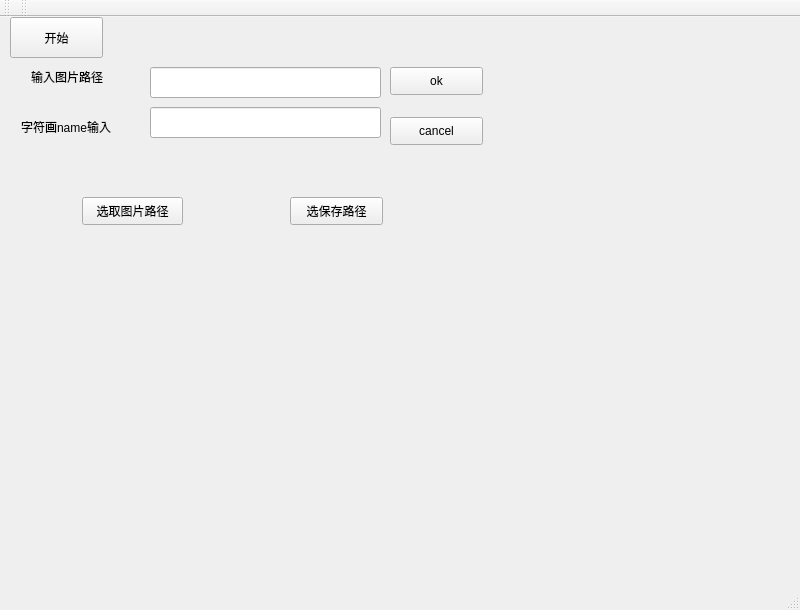
<?xml version="1.0" encoding="UTF-8"?>
<ui version="4.0">
 <class>hello</class>
 <widget class="QMainWindow" name="hello">
  <property name="geometry">
   <rect>
    <x>0</x>
    <y>0</y>
    <width>800</width>
    <height>610</height>
   </rect>
  </property>
  <property name="mouseTracking">
   <bool>false</bool>
  </property>
  <property name="windowTitle">
   <string>你好啊</string>
  </property>
  <widget class="QWidget" name="centralwidget">
   <widget class="QPushButton" name="pushButton">
    <property name="geometry">
     <rect>
      <x>10</x>
      <y>0</y>
      <width>93</width>
      <height>41</height>
     </rect>
    </property>
    <property name="text">
     <string>开始</string>
    </property>
   </widget>
   <widget class="QPushButton" name="pushButton_2">
    <property name="geometry">
     <rect>
      <x>390</x>
      <y>100</y>
      <width>93</width>
      <height>28</height>
     </rect>
    </property>
    <property name="text">
     <string>cancel</string>
    </property>
   </widget>
   <widget class="QLabel" name="label">
    <property name="geometry">
     <rect>
      <x>31</x>
      <y>50</y>
      <width>101</width>
      <height>20</height>
     </rect>
    </property>
    <property name="text">
     <string>输入图片路径</string>
    </property>
   </widget>
   <widget class="QLabel" name="label_2">
    <property name="geometry">
     <rect>
      <x>21</x>
      <y>100</y>
      <width>111</width>
      <height>20</height>
     </rect>
    </property>
    <property name="text">
     <string>字符画name输入</string>
    </property>
   </widget>
   <widget class="QPushButton" name="pushButton_3">
    <property name="geometry">
     <rect>
      <x>390</x>
      <y>50</y>
      <width>93</width>
      <height>28</height>
     </rect>
    </property>
    <property name="text">
     <string>ok</string>
    </property>
   </widget>
   <widget class="QLineEdit" name="strnameinp">
    <property name="geometry">
     <rect>
      <x>150</x>
      <y>90</y>
      <width>231</width>
      <height>31</height>
     </rect>
    </property>
   </widget>
   <widget class="QLineEdit" name="lineEdit">
    <property name="geometry">
     <rect>
      <x>150</x>
      <y>50</y>
      <width>231</width>
      <height>31</height>
     </rect>
    </property>
   </widget>
   <widget class="QPushButton" name="pushButton_4">
    <property name="geometry">
     <rect>
      <x>82</x>
      <y>180</y>
      <width>101</width>
      <height>28</height>
     </rect>
    </property>
    <property name="text">
     <string>选取图片路径</string>
    </property>
   </widget>
   <widget class="QPushButton" name="pushButton_5">
    <property name="geometry">
     <rect>
      <x>290</x>
      <y>180</y>
      <width>93</width>
      <height>28</height>
     </rect>
    </property>
    <property name="text">
     <string>选保存路径</string>
    </property>
   </widget>
   <widget class="QLabel" name="label_3">
    <property name="geometry">
     <rect>
      <x>10</x>
      <y>330</y>
      <width>491</width>
      <height>221</height>
     </rect>
    </property>
    <property name="styleSheet">
     <string notr="true">image: url(:/newPrefix/test.png);</string>
    </property>
    <property name="text">
     <string/>
    </property>
   </widget>
  </widget>
  <widget class="QMenuBar" name="menubar">
   <property name="geometry">
    <rect>
     <x>0</x>
     <y>0</y>
     <width>800</width>
     <height>26</height>
    </rect>
   </property>
  </widget>
  <widget class="QStatusBar" name="statusbar"/>
  <widget class="QToolBar" name="toolBar">
   <property name="windowTitle">
    <string>toolBar</string>
   </property>
   <attribute name="toolBarArea">
    <enum>TopToolBarArea</enum>
   </attribute>
   <attribute name="toolBarBreak">
    <bool>false</bool>
   </attribute>
  </widget>
  <widget class="QToolBar" name="toolBar_2">
   <property name="windowTitle">
    <string>toolBar_2</string>
   </property>
   <attribute name="toolBarArea">
    <enum>TopToolBarArea</enum>
   </attribute>
   <attribute name="toolBarBreak">
    <bool>false</bool>
   </attribute>
  </widget>
 </widget>
 <resources>
  <include location="picture.qrc"/>
 </resources>
 <connections/>
</ui>
